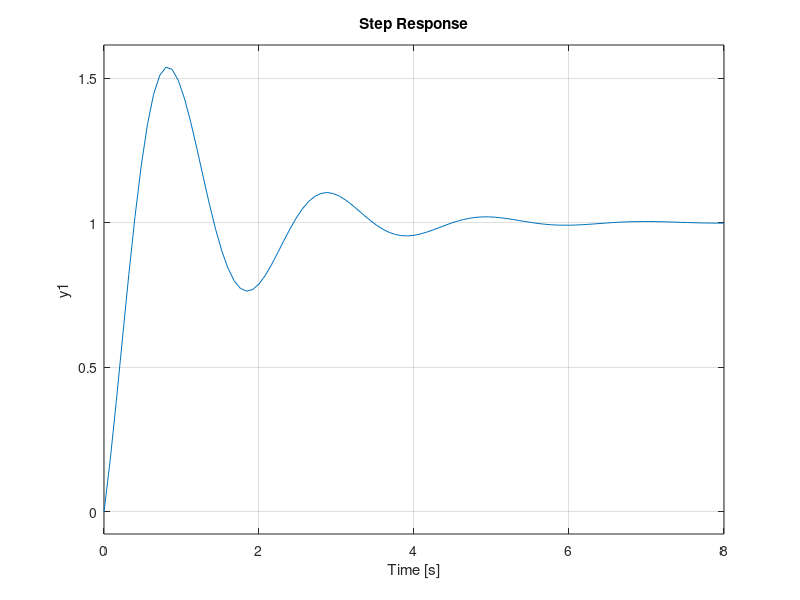

The MATLAB source for this figure: (Note: this script raises an error after producing the figure.)
% test system 


clear all
close all
clc


%% build system 

% Transfer function
% first-order
T = 5;

numerator = 1;
denominator = [T, 1];

sys_1 = tf(numerator,denominator);
step(sys_1)


%% second-order

numerator = [1,5];
denominator = [.5,.8,5];
ts = 0.1;
sys_2_dis = tf(numerator,denominator,ts);
sys_2 = tf(numerator,denominator);
step(sys_2)

% nature frequency & damping ratio
% s_1,2 = -w0*zeta +- sqrt(zeta^2-1)
zeta = .4;
w0 = 1;
numerator = w0^2;
denominator = [1,2*zeta*w0,w0^2];
sys_2_std = tf(numerator,denominator);
% step(sys_2_std)

%% feedback system
K = tf([8,59],1); % PD 
PID_1 = pidtune(sys_2_std,'PID')
T = feedback(PID_1*sys_2_std,1);

%% Analysis
% time domain response
figure(1)
tFinal = 10;
h = stepplot(sys_2_std,T,tFinal);
% stepinfo(sys_1);
title('time domain step response')

